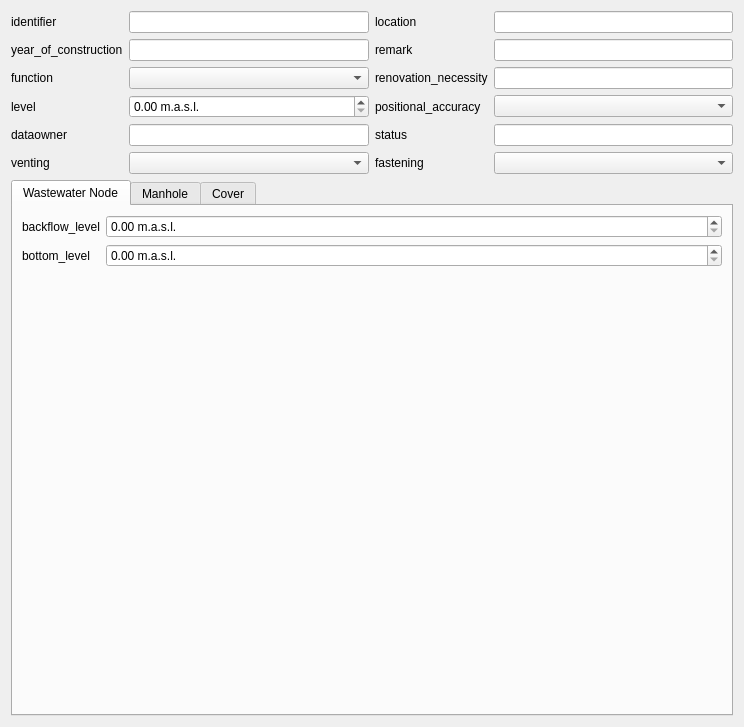
<?xml version="1.0" encoding="UTF-8"?>
<ui version="4.0">
 <class>Form</class>
 <widget class="QWidget" name="Form">
  <property name="geometry">
   <rect>
    <x>0</x>
    <y>0</y>
    <width>744</width>
    <height>727</height>
   </rect>
  </property>
  <property name="windowTitle">
   <string>Create new cover/manhole/wastewater node</string>
  </property>
  <layout class="QGridLayout" name="gridLayout">
   <item row="6" column="0">
    <widget class="QLabel" name="label_27">
     <property name="text">
      <string>level</string>
     </property>
     <property name="buddy">
      <cstring>level</cstring>
     </property>
    </widget>
   </item>
   <item row="12" column="0" colspan="4">
    <widget class="QWidget" name="widget" native="true">
     <layout class="QGridLayout" name="gridLayout_2">
      <property name="margin">
       <number>0</number>
      </property>
      <item row="0" column="0">
       <widget class="QTabWidget" name="tabWidget">
        <property name="currentIndex">
         <number>0</number>
        </property>
        <widget class="QWidget" name="tab">
         <attribute name="title">
          <string>Wastewater Node</string>
         </attribute>
         <layout class="QFormLayout" name="formLayout_2">
          <property name="fieldGrowthPolicy">
           <enum>QFormLayout::AllNonFixedFieldsGrow</enum>
          </property>
          <item row="1" column="0">
           <widget class="QLabel" name="label_34">
            <property name="text">
             <string>backflow_level</string>
            </property>
            <property name="buddy">
             <cstring>backflow_level</cstring>
            </property>
           </widget>
          </item>
          <item row="1" column="1">
           <widget class="QDoubleSpinBox" name="backflow_level">
            <property name="suffix">
             <string> m.a.s.l.</string>
            </property>
           </widget>
          </item>
          <item row="2" column="0">
           <widget class="QLabel" name="label_38">
            <property name="text">
             <string>bottom_level</string>
            </property>
            <property name="buddy">
             <cstring>bottom_level</cstring>
            </property>
           </widget>
          </item>
          <item row="2" column="1">
           <widget class="QDoubleSpinBox" name="bottom_level">
            <property name="suffix">
             <string> m.a.s.l.</string>
            </property>
           </widget>
          </item>
         </layout>
        </widget>
        <widget class="QWidget" name="tab_2">
         <attribute name="title">
          <string>Manhole</string>
         </attribute>
         <layout class="QGridLayout" name="gridLayout_4">
          <item row="0" column="0">
           <widget class="QScrollArea" name="scrollArea">
            <property name="widgetResizable">
             <bool>true</bool>
            </property>
            <widget class="QWidget" name="scrollAreaWidgetContents">
             <property name="geometry">
              <rect>
               <x>0</x>
               <y>0</y>
               <width>689</width>
               <height>663</height>
              </rect>
             </property>
             <layout class="QGridLayout" name="gridLayout_5">
              <item row="0" column="0">
               <widget class="QLabel" name="label_3">
                <property name="text">
                 <string>accessibility</string>
                </property>
                <property name="buddy">
                 <cstring>accessibility</cstring>
                </property>
               </widget>
              </item>
              <item row="11" column="0">
               <widget class="QLabel" name="label_11">
                <property name="text">
                 <string>replacement_value_base_year</string>
                </property>
                <property name="buddy">
                 <cstring>replacement_value_base_year</cstring>
                </property>
               </widget>
              </item>
              <item row="11" column="1">
               <widget class="QLineEdit" name="replacement_value_base_year"/>
              </item>
              <item row="12" column="0">
               <widget class="QLabel" name="label_10">
                <property name="text">
                 <string>replacement_value_construction_type</string>
                </property>
                <property name="buddy">
                 <cstring>replacement_value_construction_type</cstring>
                </property>
               </widget>
              </item>
              <item row="12" column="1">
               <widget class="QLineEdit" name="replacement_value_construction_type"/>
              </item>
              <item row="15" column="0">
               <widget class="QLabel" name="label_18">
                <property name="text">
                 <string>structure_condition</string>
                </property>
                <property name="buddy">
                 <cstring>structure_condition</cstring>
                </property>
               </widget>
              </item>
              <item row="15" column="1">
               <widget class="QComboBox" name="structure_condition"/>
              </item>
              <item row="16" column="0">
               <widget class="QLabel" name="label_17">
                <property name="text">
                 <string>subsidies</string>
                </property>
                <property name="buddy">
                 <cstring>lineEdit_7</cstring>
                </property>
               </widget>
              </item>
              <item row="16" column="1">
               <widget class="QLineEdit" name="lineEdit_7"/>
              </item>
              <item row="17" column="1">
               <widget class="QLineEdit" name="inspection_interval"/>
              </item>
              <item row="18" column="0">
               <widget class="QLabel" name="label_23">
                <property name="text">
                 <string>dimension_1</string>
                </property>
                <property name="buddy">
                 <cstring>dimension1</cstring>
                </property>
               </widget>
              </item>
              <item row="18" column="1">
               <widget class="QSpinBox" name="dimension1"/>
              </item>
              <item row="19" column="0">
               <widget class="QLabel" name="label_22">
                <property name="text">
                 <string>dimension_2</string>
                </property>
                <property name="buddy">
                 <cstring>dimension2</cstring>
                </property>
               </widget>
              </item>
              <item row="19" column="1">
               <widget class="QSpinBox" name="dimension2"/>
              </item>
              <item row="21" column="0">
               <widget class="QLabel" name="label_25">
                <property name="text">
                 <string>material</string>
                </property>
                <property name="buddy">
                 <cstring>material</cstring>
                </property>
               </widget>
              </item>
              <item row="21" column="1">
               <widget class="QComboBox" name="material"/>
              </item>
              <item row="22" column="0">
               <widget class="QLabel" name="label_26">
                <property name="text">
                 <string>surface_inflow</string>
                </property>
                <property name="buddy">
                 <cstring>surface_inflow</cstring>
                </property>
               </widget>
              </item>
              <item row="17" column="0">
               <widget class="QLabel" name="label_8">
                <property name="text">
                 <string>inspection_interval</string>
                </property>
                <property name="buddy">
                 <cstring>inspection_interval</cstring>
                </property>
               </widget>
              </item>
              <item row="22" column="1">
               <widget class="QSpinBox" name="surface_inflow"/>
              </item>
              <item row="2" column="0">
               <widget class="QLabel" name="label_4">
                <property name="text">
                 <string>contract_section</string>
                </property>
                <property name="buddy">
                 <cstring>contract_section</cstring>
                </property>
               </widget>
              </item>
              <item row="2" column="1">
               <widget class="QLineEdit" name="contract_section"/>
              </item>
              <item row="5" column="0">
               <widget class="QLabel" name="label_6">
                <property name="text">
                 <string>financing</string>
                </property>
                <property name="buddy">
                 <cstring>financing</cstring>
                </property>
               </widget>
              </item>
              <item row="5" column="1">
               <widget class="QLineEdit" name="financing"/>
              </item>
              <item row="8" column="0">
               <widget class="QLabel" name="label_7">
                <property name="text">
                 <string>gross_costs</string>
                </property>
                <property name="buddy">
                 <cstring>gross_costs</cstring>
                </property>
               </widget>
              </item>
              <item row="3" column="0">
               <widget class="QLabel" name="label_5">
                <property name="text">
                 <string>depth</string>
                </property>
                <property name="buddy">
                 <cstring>depth</cstring>
                </property>
               </widget>
              </item>
              <item row="8" column="1">
               <widget class="QLineEdit" name="gross_costs"/>
              </item>
              <item row="10" column="0">
               <widget class="QLabel" name="label_12">
                <property name="text">
                 <string>replacement_value</string>
                </property>
                <property name="buddy">
                 <cstring>replacement_value</cstring>
                </property>
               </widget>
              </item>
              <item row="10" column="1">
               <widget class="QLineEdit" name="replacement_value"/>
              </item>
              <item row="14" column="0">
               <widget class="QLabel" name="label_15">
                <property name="text">
                 <string>year_of_replacement</string>
                </property>
                <property name="buddy">
                 <cstring>year_of_replacement</cstring>
                </property>
               </widget>
              </item>
              <item row="6" column="0">
               <widget class="QLabel" name="label_21">
                <property name="text">
                 <string>provider</string>
                </property>
                <property name="buddy">
                 <cstring>provider</cstring>
                </property>
               </widget>
              </item>
              <item row="0" column="1">
               <widget class="QComboBox" name="accessibility"/>
              </item>
              <item row="6" column="1">
               <widget class="QLineEdit" name="provider"/>
              </item>
              <item row="3" column="1">
               <widget class="QLineEdit" name="depth"/>
              </item>
              <item row="14" column="1">
               <widget class="QLineEdit" name="year_of_replacement"/>
              </item>
             </layout>
            </widget>
           </widget>
          </item>
         </layout>
        </widget>
        <widget class="QWidget" name="tab_3">
         <attribute name="title">
          <string>Cover</string>
         </attribute>
         <layout class="QFormLayout" name="formLayout">
          <property name="fieldGrowthPolicy">
           <enum>QFormLayout::AllNonFixedFieldsGrow</enum>
          </property>
          <item row="0" column="0">
           <widget class="QLabel" name="label_32">
            <property name="text">
             <string>brand</string>
            </property>
            <property name="buddy">
             <cstring>brand</cstring>
            </property>
           </widget>
          </item>
          <item row="0" column="1">
           <widget class="QLineEdit" name="brand"/>
          </item>
          <item row="1" column="0">
           <widget class="QLabel" name="lblCoverShape">
            <property name="text">
             <string>cover_shape</string>
            </property>
            <property name="buddy">
             <cstring>cover_shape</cstring>
            </property>
           </widget>
          </item>
          <item row="1" column="1">
           <widget class="QComboBox" name="cover_shape"/>
          </item>
          <item row="2" column="0">
           <widget class="QLabel" name="label_29">
            <property name="text">
             <string>diameter</string>
            </property>
            <property name="buddy">
             <cstring>diameter</cstring>
            </property>
           </widget>
          </item>
          <item row="2" column="1">
           <widget class="QLineEdit" name="diameter"/>
          </item>
          <item row="4" column="0">
           <widget class="QLabel" name="label_33">
            <property name="text">
             <string>material</string>
            </property>
            <property name="buddy">
             <cstring>material_2</cstring>
            </property>
           </widget>
          </item>
          <item row="4" column="1">
           <widget class="QComboBox" name="material_2"/>
          </item>
          <item row="5" column="0">
           <widget class="QLabel" name="label_31">
            <property name="text">
             <string>sludge_bucket</string>
            </property>
            <property name="buddy">
             <cstring>sludge_bucket</cstring>
            </property>
           </widget>
          </item>
          <item row="5" column="1">
           <widget class="QComboBox" name="sludge_bucket"/>
          </item>
         </layout>
        </widget>
       </widget>
      </item>
     </layout>
    </widget>
   </item>
   <item row="8" column="0">
    <widget class="QLabel" name="label_20">
     <property name="text">
      <string>dataowner</string>
     </property>
     <property name="buddy">
      <cstring>dataowner</cstring>
     </property>
    </widget>
   </item>
   <item row="4" column="1">
    <widget class="QComboBox" name="function"/>
   </item>
   <item row="8" column="3">
    <widget class="QLineEdit" name="status"/>
   </item>
   <item row="8" column="2">
    <widget class="QLabel" name="label_9">
     <property name="text">
      <string>status</string>
     </property>
     <property name="buddy">
      <cstring>status</cstring>
     </property>
    </widget>
   </item>
   <item row="10" column="1">
    <widget class="QComboBox" name="venting"/>
   </item>
   <item row="10" column="0">
    <widget class="QLabel" name="label_35">
     <property name="text">
      <string>venting</string>
     </property>
     <property name="buddy">
      <cstring>venting</cstring>
     </property>
    </widget>
   </item>
   <item row="6" column="3">
    <widget class="QComboBox" name="positional_accuracy"/>
   </item>
   <item row="2" column="0">
    <widget class="QLabel" name="label_16">
     <property name="text">
      <string>year_of_construction</string>
     </property>
     <property name="buddy">
      <cstring>year_of_construction</cstring>
     </property>
    </widget>
   </item>
   <item row="0" column="3">
    <widget class="QLineEdit" name="location_name"/>
   </item>
   <item row="4" column="0">
    <widget class="QLabel" name="label_24">
     <property name="text">
      <string>function</string>
     </property>
     <property name="buddy">
      <cstring>function</cstring>
     </property>
    </widget>
   </item>
   <item row="2" column="1">
    <widget class="QLineEdit" name="year_of_construction"/>
   </item>
   <item row="6" column="1">
    <widget class="QDoubleSpinBox" name="level">
     <property name="suffix">
      <string> m.a.s.l.</string>
     </property>
    </widget>
   </item>
   <item row="0" column="2">
    <widget class="QLabel" name="label_2">
     <property name="text">
      <string>location</string>
     </property>
     <property name="buddy">
      <cstring>location_name</cstring>
     </property>
    </widget>
   </item>
   <item row="0" column="1">
    <widget class="QLineEdit" name="identifier"/>
   </item>
   <item row="0" column="0">
    <widget class="QLabel" name="label">
     <property name="text">
      <string>identifier</string>
     </property>
     <property name="buddy">
      <cstring>identifier</cstring>
     </property>
    </widget>
   </item>
   <item row="6" column="2">
    <widget class="QLabel" name="label_28">
     <property name="text">
      <string>positional_accuracy</string>
     </property>
     <property name="buddy">
      <cstring>positional_accuracy</cstring>
     </property>
    </widget>
   </item>
   <item row="2" column="3">
    <widget class="QLineEdit" name="remark"/>
   </item>
   <item row="4" column="3">
    <widget class="QLineEdit" name="renovation_necessity"/>
   </item>
   <item row="4" column="2">
    <widget class="QLabel" name="label_13">
     <property name="text">
      <string>renovation_necessity</string>
     </property>
     <property name="buddy">
      <cstring>renovation_necessity</cstring>
     </property>
    </widget>
   </item>
   <item row="2" column="2">
    <widget class="QLabel" name="label_14">
     <property name="text">
      <string>remark</string>
     </property>
     <property name="buddy">
      <cstring>remark</cstring>
     </property>
    </widget>
   </item>
   <item row="8" column="1">
    <widget class="QLineEdit" name="dataowner"/>
   </item>
   <item row="10" column="3">
    <widget class="QComboBox" name="fastening"/>
   </item>
   <item row="10" column="2">
    <widget class="QLabel" name="label_30">
     <property name="text">
      <string>fastening</string>
     </property>
     <property name="buddy">
      <cstring>fastening</cstring>
     </property>
    </widget>
   </item>
  </layout>
 </widget>
 <tabstops>
  <tabstop>identifier</tabstop>
  <tabstop>location_name</tabstop>
  <tabstop>year_of_construction</tabstop>
  <tabstop>remark</tabstop>
  <tabstop>function</tabstop>
  <tabstop>renovation_necessity</tabstop>
  <tabstop>level</tabstop>
  <tabstop>positional_accuracy</tabstop>
  <tabstop>dataowner</tabstop>
  <tabstop>status</tabstop>
  <tabstop>venting</tabstop>
  <tabstop>fastening</tabstop>
  <tabstop>tabWidget</tabstop>
  <tabstop>backflow_level</tabstop>
  <tabstop>bottom_level</tabstop>
  <tabstop>accessibility</tabstop>
  <tabstop>contract_section</tabstop>
  <tabstop>depth</tabstop>
  <tabstop>financing</tabstop>
  <tabstop>provider</tabstop>
  <tabstop>gross_costs</tabstop>
  <tabstop>replacement_value</tabstop>
  <tabstop>replacement_value_base_year</tabstop>
  <tabstop>replacement_value_construction_type</tabstop>
  <tabstop>year_of_replacement</tabstop>
  <tabstop>structure_condition</tabstop>
  <tabstop>lineEdit_7</tabstop>
  <tabstop>brand</tabstop>
  <tabstop>cover_shape</tabstop>
  <tabstop>diameter</tabstop>
  <tabstop>material_2</tabstop>
  <tabstop>sludge_bucket</tabstop>
  <tabstop>dimension2</tabstop>
  <tabstop>surface_inflow</tabstop>
  <tabstop>material</tabstop>
  <tabstop>dimension1</tabstop>
  <tabstop>inspection_interval</tabstop>
  <tabstop>scrollArea</tabstop>
 </tabstops>
 <resources/>
 <connections/>
</ui>
